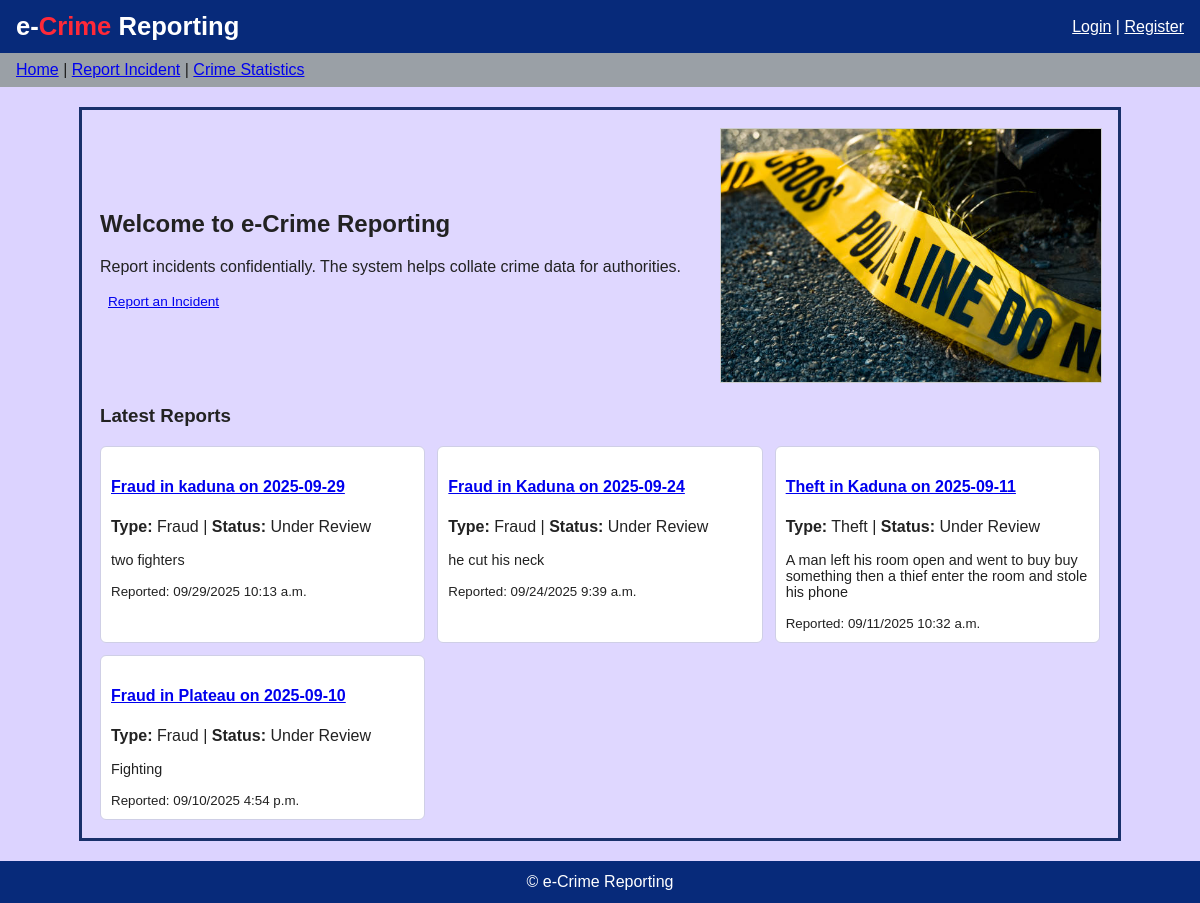
The app's page /, older data.
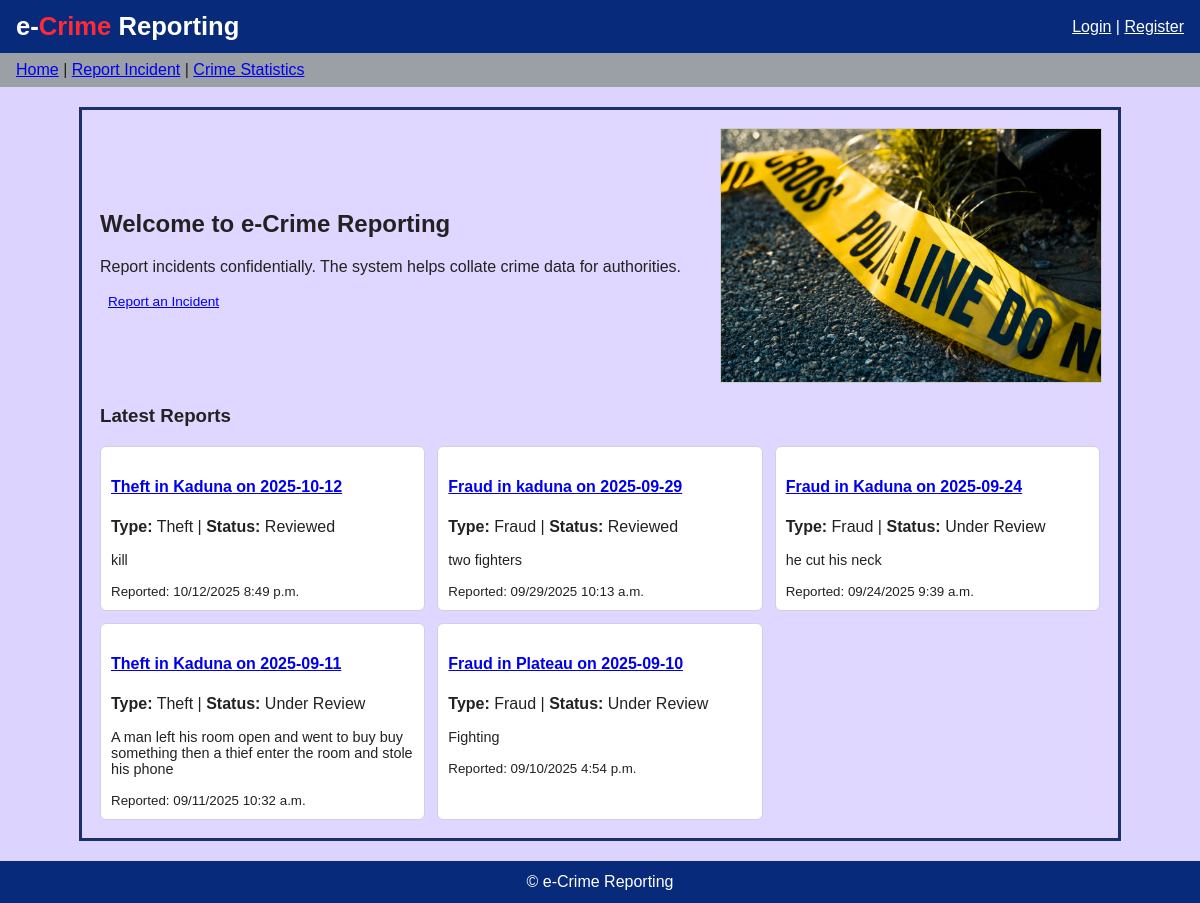
The same page, newer data.
### reports/models.py (models this page shows)
class Report(models.Model):
    reporter = models.ForeignKey(User, on_delete=models.SET_NULL, null=True, blank=True)
    crime_type = models.CharField(max_length=50, choices=CRIME_CHOICES, default='other')
    state = models.CharField(max_length=100, blank=True)
    lga = models.CharField("Location / LGA", max_length=150, blank=True)
    location_description = models.TextField(blank=True)
    incident_description = models.TextField()
    security_agency = models.CharField(max_length=150, blank=True)
    progress_notes = models.TextField(blank=True)
    status = models.CharField(max_length=20, choices=STATUS_CHOICES, default='new')
    image = models.ImageField(upload_to='reports/', blank=True, null=True)
    created_at = models.DateTimeField(auto_now_add=True)
    updated_at = models.DateTimeField(auto_now=True)
    class Meta:
        ordering = ['-created_at']
    def __str__(self):
        date_str = self.created_at.strftime('%Y-%m-%d') if self.created_at else 'Unknown date'
        return f"{self.get_crime_type_display()} in {self.state or 'Unknown'} on {date_str}"

### reports/views.py (the view)
# urls.py: 2. Add a URL to urlpatterns:  path('', views.home, name='home')
def home(request):
    latest = Report.objects.all()[:6]
    return render(request, 'home.html', {'latest': latest})

### templates/home.html (shortened to what this page needs)
{% extends 'base.html' %}
{% load static %}
{% block content %}
  <div style="display:flex;gap:16px;align-items:center;">
    <div style="flex:1">
      <h2>Welcome to e-Crime Reporting</h2>
      <p>Report incidents confidentially. The system helps collate crime data for authorities.</p>
      <p><a href="{% url 'report_create' %}" class="small-btn">Report an Incident</a></p>
    </div>
    <div style="width:380px;">
      <img src="{% static 'images/banner.jpg' %}" alt="banner" style="width:100%;border:1px solid #ccc;">
    </div>
  </div>
  <h3 style="margin-top:18px;">Latest Reports</h3>
  <div class="report-list">
    {% for r in latest %}
      <div class="report-item">
        <h4><a href="{% url 'report_detail' r.pk %}">{{ r }}</a></h4>
        <p><strong>Type:</strong> {{ r.get_crime_type_display }} |
           <strong>Status:</strong>
           {% if r.status == 'new' %}
             Under Review
           {% else %}
             Reviewed
           {% endif %}
        </p>
        <p style="font-size:0.9rem">{{ r.incident_description|truncatechars:120 }}</p>
        <small>Reported: {{ r.created_at|date:"SHORT_DATETIME_FORMAT" }}</small>
      </div>
    {% empty %}
      <p>No reports yet.</p>
    {% endfor %}
  </div>
{% endblock %}

Row changes from the older to the newer data that the page shows:
added Report: created_at+crime_type+state "Theft in Kaduna on 2025-10-12", crime_type "Theft", status "Reviewed", incident_description "kill", created_at "10/12/2025 8:49 p.m."
changed Report "Fraud in kaduna on 2025-09-29": status "Under Review" → "Reviewed"
